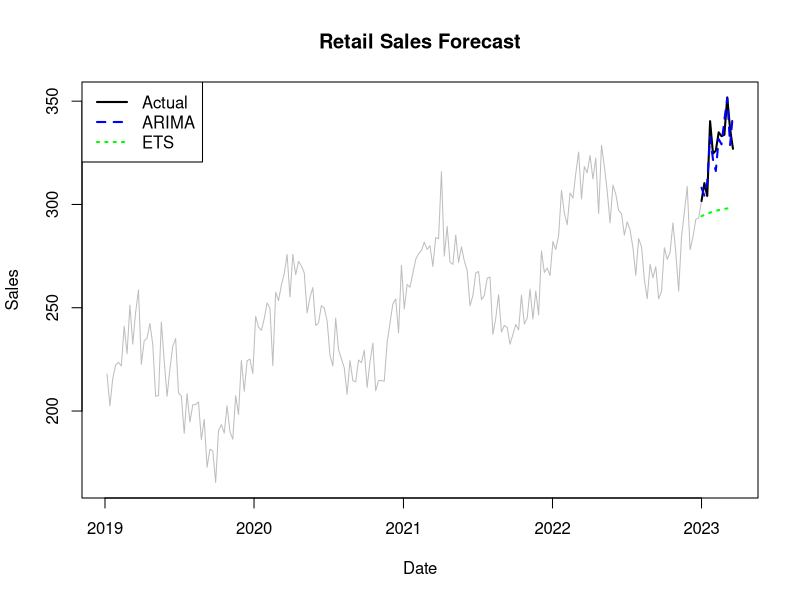

Here is the R script that generated this plot:
# 1) Generate weekly data
set.seed(42)
start <- as.Date("2019-01-06")
n <- 220
date <- start + 7*(0:(n-1))

sales <- sapply(1:n, function(i){
  200 + 0.5*i + 30*sin(2*pi*(i/52)) + rnorm(1,0,10)
})

df <- data.frame(date, sales)
head(df)

# 2) Train / Test split
h <- 12
train <- df[1:(n-h), ]
test  <- df[(n-h+1):n, ]

# 3) Convert to time series
ts_train <- ts(train$sales, frequency = 52)

# 4) Install and load forecast package
if(!"forecast" %in% rownames(installed.packages())){
  install.packages("forecast")
}
library(forecast)

fit_arima <- auto.arima(ts_train)
fit_ets   <- ets(ts_train)

fc_arima <- forecast(fit_arima, h = h)
fc_ets   <- forecast(fit_ets, h = h)

# 5) Accuracy check
pred_arima <- as.numeric(fc_arima$mean)
pred_ets   <- as.numeric(fc_ets$mean)
actual     <- test$sales

rmse <- function(p,a) sqrt(mean((p-a)^2))
mae  <- function(p,a) mean(abs(p-a))

cat("\nMETRICS:")
cat("\nARIMA RMSE:", rmse(pred_arima, actual),
    " MAE:", mae(pred_arima, actual))
cat("\nETS   RMSE:", rmse(pred_ets, actual),
    " MAE:", mae(pred_ets, actual))

# 6) Plot result
plot(df$date, df$sales, type="l", col="gray", lwd=1, 
     main="Retail Sales Forecast", xlab="Date", ylab="Sales")
lines(test$date, actual, col="black", lwd=2)
lines(test$date, pred_arima, col="blue", lty=2, lwd=2)
lines(test$date, pred_ets, col="green", lty=3, lwd=2)

legend("topleft", legend=c("Actual","ARIMA","ETS"),
       col=c("black","blue","green"), lty=c(1,2,3), lwd=2)


